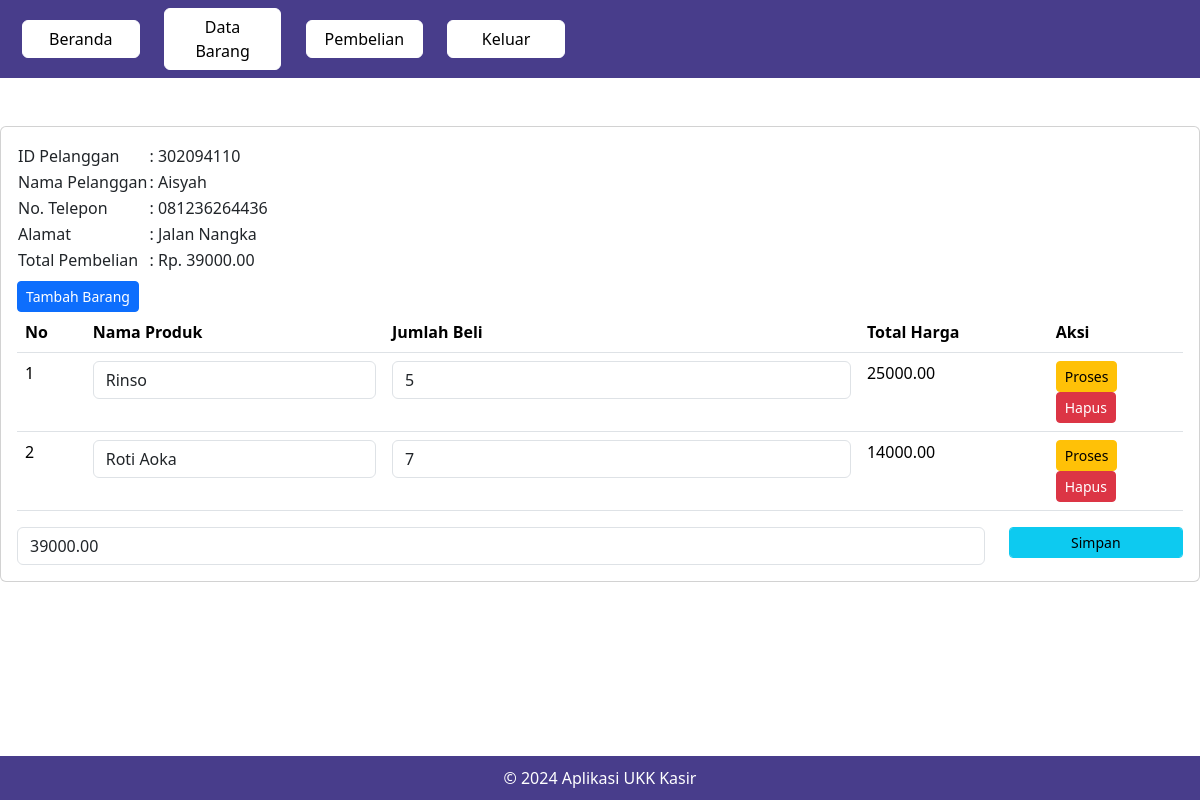
/petugas/detail_pembelian.php?PelangganID=302094110 (signed in), run on the app's committed database.
### tables this page shows
CREATE TABLE `penjualan` (
  `PenjualanID` int(11) NOT NULL,
  `TanggalPenjualan` date NOT NULL,
  `TotalHarga` decimal(10,2) NOT NULL,
  `PelangganID` int(11) NOT NULL
);

CREATE TABLE `pelanggan` (
  `PelangganID` int(11) NOT NULL,
  `NamaPelanggan` varchar(255) NOT NULL,
  `Alamat` text NOT NULL,
  `NomorTelepon` varchar(15) NOT NULL
);

CREATE TABLE `detailpenjualan` (
  `DetailID` int(11) NOT NULL,
  `PenjualanID` int(11) NOT NULL,
  `ProdukID` int(11) NOT NULL,
  `JumlahProduk` int(11) NOT NULL,
  `Subtotal` decimal(10,2) NOT NULL
);

CREATE TABLE `produk` (
  `ProdukID` int(11) NOT NULL,
  `NamaProduk` varchar(255) NOT NULL,
  `Harga` decimal(10,2) NOT NULL,
  `Stok` int(11) NOT NULL
);

### petugas/detail_pembelian.php (the view, shortened to what this page needs)
<?php
include "header.php";
?>
<div class="card mt-2">
	<div class="card-body">
		<?php
		include '../koneksi.php';
		$PelangganID = $_GET['PelangganID'];
		$data = mysqli_query($koneksi,"SELECT * FROM pelanggan INNER JOIN penjualan ON pelanggan.PelangganID=penjualan.PelangganID");
		while($d = mysqli_fetch_array($data)){
			?>
			<?php if ($d['PelangganID'] == $PelangganID) { ?>
				<table>
					<tr>
						<td>ID Pelanggan</td>
						<td>: <?php echo $d['PelangganID']; ?></td>
					</tr>
					<tr>
						<td>Nama Pelanggan</td>
						<td>: <?php echo $d['NamaPelanggan']; ?></td>
					</tr>
					<tr>
						<td>No. Telepon</td>
						<td>: <?php echo $d['NomorTelepon']; ?></td>
					</tr>
					<tr>
						<td>Alamat</td>
						<td>: <?php echo $d['Alamat']; ?></td>
					</tr>
					<tr>
						<td>Total Pembelian</td>
						<td>: Rp. <?php echo $d['TotalHarga']; ?></td>
					</tr>
				</table>
				<form method="post" action="tambah_detail_penjualan.php">
					<button type="submit" class="btn btn-primary btn-sm mt-2">
						Tambah Barang
					</button>
				</form>
				<table class="table">
					<thead>
						<tr>
							<th>No</th>
							<th>Nama Produk</th>
							<th>Jumlah Beli</th>
							<th>Total Harga</th>
							<th>Aksi</th>
						</tr>
					</thead>
					<tbody>
						<?php
						include '../koneksi.php';
						$nos = 1;
						$detailpenjualan = mysqli_query($koneksi,"SELECT * FROM detailpenjualan");
						while($d_detailpenjualan = mysqli_fetch_array($detailpenjualan)){
							?>
							<?php
							if ($d_detailpenjualan['PenjualanID'] == $d['PenjualanID']) { ?>
								<tr>
									<td><?php echo $nos++; ?></td>
									<td>
										<form action="simpan_barang_beli.php" method="post">
											<div class="form-group">
												<select name="ProdukID" class="form-control" onchange="this.form.submit()">
													<?php
													include '../koneksi.php';
													$produk = mysqli_query($koneksi,"SELECT * FROM produk");
													while($d_produk = mysqli_fetch_array($produk)){
														?>
														<option value="<?php echo $d_produk['ProdukID']; ?>" <?php if ($d_produk['ProdukID']==$d_detailpenjualan['ProdukID']) { echo "selected"; } ?>><?php echo $d_produk['NamaProduk']; ?></option>
													<?php } ?>
												</select>
											</div>
										</form>
									</td>
									<td>
										<form method="post" action="hitung_subtotal.php">
											<div class="form-group">
												<input type="number" name="JumlahProduk" value="<?php echo $d_detailpenjualan['JumlahProduk']; ?>" class="form-control">
											</div>
										</td>
										<td><?php echo $d_detailpenjualan['Subtotal']; ?></td>
										<td>
											<button type="submit" class="btn btn-warning btn-sm">Proses</button>
										<form method="post" action="hapus_detail_pembelian.php">
											<button type="submit" class="btn btn-danger btn-sm">Hapus</button>
										</form>
									</td>
								</tr>
							<?php } else {
								?>
								<?php
							}
						}
						?>
					</tbody>
				</table>
				<form method="post" action="simpan_total_harga.php">
					<?php
					include '../koneksi.php';
					$detailpenjualan = mysqli_query($koneksi, "SELECT SUM(Subtotal) AS TotalHarga FROM detailpenjualan WHERE 	PenjualanID='$d[PenjualanID]'");
					$row = mysqli_fetch_assoc($detailpenjualan);
					$sum = $row['TotalHarga'];
					?>
					<div class="row">
						<div class="col-sm-10">
							<div class="form-group">
								<input type="text" class="form-control" name="TotalHarga" value="<?php echo $sum; ?>">
							</div>
						</div>
						<div class="col-sm-2">
							<div class="form-group">
								<button class="btn btn-info btn-sm form-control" type="submit">Simpan</button>
							</div>
						</div>
					</div>
				</form>
			<?php } else { ?>
				<?php
			}
		}
		?>
	</div>
</div>
<?php
include "footer.php";
?>

### petugas/footer.php (style rules this page uses)
html, body { height: 100%; background-color: white; }
body { display: flex; flex-direction: column; }

### data on the page
penjualan: PelangganID "302094110", PelangganID.NamaPelanggan "Aisyah", PelangganID.NomorTelepon "081236264436", PelangganID.Alamat "Jalan Nangka", TotalHarga "39000.00"
detailpenjualan: ProdukID "Rinso", JumlahProduk "5", Subtotal "25000.00"
detailpenjualan: ProdukID "Roti Aoka", JumlahProduk "7", Subtotal "14000.00"
